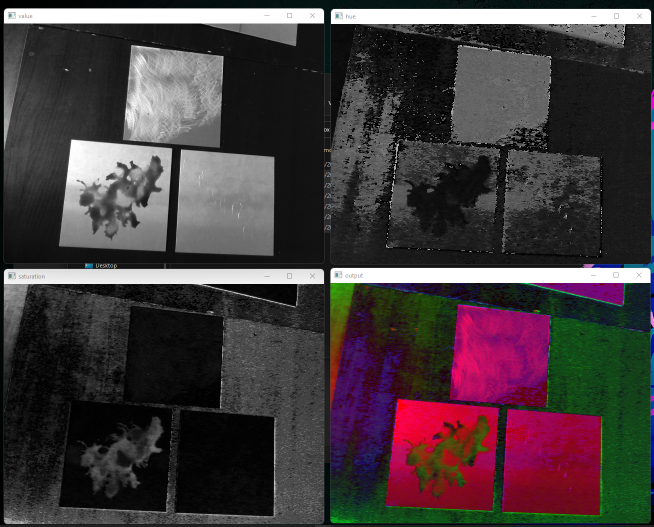
//> input picture 2022-04-19 11.40.03.png, 1307 x 1054 px, given in place of the camera (shown at 1/2 size)
$ ./edge2_1cam   (built with g++ and OpenCV 4)
//> lines starting //> are read from the running program, lines starting //| are printed output that depends on the picture; after the words box and inside, x2 and y2 are one past the last pixel; in counts of white or black regions, pixels touching at a corner belong together
#include <iostream>
#include <opencv2/highgui.hpp>
#include <opencv2/imgcodecs.hpp>
#include <opencv2/objdetect.hpp>
#include <opencv2/opencv.hpp>

using namespace std;
using namespace cv;

Mat edgeDilateKernal = getStructuringElement(MORPH_RECT, Size(5, 5));
Mat oilDilateKernal = getStructuringElement(MORPH_ELLIPSE, Size(31, 31));
Mat NoiseDilateKernal = getStructuringElement(MORPH_ELLIPSE, Size(51, 51));


int findTopLeft(vector<Point> p) {
    int min = 0;
    for (int i = 0; i < p.size(); i++) {
        if (p[i].x + p[i].y < p[min].x + p[min].y) {
            min = i;
        }
    }
    return min;
}

Mat getEdge(Mat image, int blurSize, int thresholdValue) {
    Mat imageValue, imageValueNoBlur, imageEdge;
    if (image.channels() == 3) {
        cvtColor(image, imageValue, COLOR_BGR2HSV);
        extractChannel(imageValue, imageValue, 2);
    } else {
        imageValue = image.clone();
    }
    imageValueNoBlur = imageValue.clone();
    GaussianBlur(imageValue, imageValue, Size(blurSize, blurSize), 5, 0);
    absdiff(imageValueNoBlur, imageValue, imageEdge);
    threshold(imageEdge, imageEdge, thresholdValue, 255, THRESH_BINARY);
    return imageEdge;
}

struct warpVals {
    Mat warp, invWarp, imageWarp;
    int cropAmount = 0;
    bool empty() {
        return warp.empty() || invWarp.empty() || imageWarp.empty();
    }
    void cropIn(int amount) {
        cropAmount += amount;
        Rect crop(amount, amount, imageWarp.cols - amount*2, imageWarp.cols - amount*2);
        imageWarp = imageWarp(crop);
    }
    void reverse() {
        Mat originalSize(imageWarp.rows + cropAmount*2, imageWarp.cols + cropAmount*2, imageWarp.type());
        Mat insetImage(originalSize, Rect(cropAmount, cropAmount, imageWarp.cols, imageWarp.rows));
        originalSize = Scalar(0, 0, 0);
        imageWarp.copyTo(insetImage);
        imageWarp = originalSize.clone();
        cropAmount = 0;
    }
    Mat reverse(Mat image) {
        Mat originalSize(image.rows + cropAmount*2, image.cols + cropAmount*2, image.type());
        Mat insetImage(originalSize, Rect(cropAmount, cropAmount, image.cols, image.rows));
        originalSize = Scalar(0, 0, 0);
        image.copyTo(insetImage);
        return originalSize.clone();
    }
    Mat invert(Mat bg, Mat image){
        Mat inverted;
        warpPerspective(image, inverted, invWarp, Size(bg.cols, bg.rows));
        return inverted;
    }
};

warpVals getWarp(Mat image, int size, int rotationOffset, int camNum) {
    // Mat imageEdge;
    // cvtColor(image, imageEdge, COLOR_BGR2GRAY);
    Mat imageEdge, blur;
    GaussianBlur(image, blur, Size(3, 3), 5, 0);
    Canny(blur, imageEdge, 25, 200, 3);
    dilate(imageEdge, imageEdge, edgeDilateKernal);
    imshow("imageEdge" + to_string(camNum), imageEdge);

    // ===== find contours =====
    vector<vector<Point>> contours, scratch;
    vector<Vec4i> hierarchy;
    findContours(imageEdge, contours, hierarchy, RETR_EXTERNAL,
                 CHAIN_APPROX_SIMPLE);
    vector<vector<Point>> conPoly(contours.size());
    for (int i = 0; i < contours.size(); i++)
        approxPolyDP(contours[i], conPoly[i], 30, true);

    // ===== find largest rect contour =====
    float max_area = 10000;
    int max_rect = 0;

    for (int i = 0; i < contours.size(); i++) {
        if (conPoly[i].size() == 4) {
            float area = contourArea(contours[i]);
            if (area > max_area) {
                max_area = area;
                max_rect = i;
            }
        }
    }

    Mat imageCont = image.clone();
    Mat imageWarpHSV, imageWarpRGB, imageWarpGray;

    if (max_area > 10000) {
        vector<Point> p = conPoly[max_rect];
        int tl = findTopLeft(p) + rotationOffset;
        Point2f src[4] = {p[(tl + 4) % 4], p[(tl + 3) % 4], p[(tl + 1) % 4],
                          p[(tl + 2) % 4]};
        Point2f dst[4] = {{0.0, 0.0},
                          {(float)size, 0.0},
                          {0.0, (float)size},
                          {(float)size, (float)size}};

        Mat warpMatric = getPerspectiveTransform(src, dst);
        Mat invWarpMatric = getPerspectiveTransform(dst, src);
        Mat imageWarp;
        warpPerspective(image, imageWarp, warpMatric, Size(size, size));
        return warpVals{warpMatric, invWarpMatric, imageWarp};
    }
    return warpVals{Mat(), Mat(), Mat()};
}

struct defectFeatures {
    Mat scratch, oil, hole;

    Mat getOverlay() {
        vector<Mat> channels;

        Mat scratchTemp;
        dilate(scratch, scratchTemp, oilDilateKernal);
        oil -= scratchTemp;
        dilate(oil, oil, oilDilateKernal);
        dilate(oil, oil, oilDilateKernal);

        Mat imageFinal;
        Mat imageBlank = Mat::zeros(Size(scratch.rows, scratch.cols), CV_8UC1);
        channels.push_back(oil);
        channels.push_back(hole * 0.5);
        channels.push_back(scratch + oil * 0.3 + hole * 0.5);
        merge(channels, imageFinal);
        return imageFinal;
    }

    float getScratchAmount() {
        return (float)countNonZero(scratch) / (scratch.rows * scratch.cols);
    }

    float getOilAmount() {
        return (float)countNonZero(oil) / (oil.rows * oil.cols);
    }

    float getTotalAmount() {
        Mat defect = scratch + oil;
        return (float)countNonZero(defect) / (defect.rows * defect.cols);
    }

};

defectFeatures getFeatures(Mat image) {
    Mat imageWarpHSV, imageWarpGray;
    cvtColor(image, imageWarpHSV, COLOR_BGR2HSV);
    cvtColor(image, imageWarpGray, COLOR_BGR2GRAY);

    vector<vector<Point>> scratches;
    vector<Vec4i> hierarchy;

    Mat imageScratch = getEdge(image, 5, 5);
    imshow("imageScratch", imageScratch);
    imageScratch *= 3;
    GaussianBlur(imageScratch, imageScratch, Size(15, 15), 0, 0);
    threshold(imageScratch, imageScratch, 20, 255, THRESH_BINARY);
    findContours(imageScratch, scratches, hierarchy, RETR_TREE,
                 CHAIN_APPROX_SIMPLE);
    // imshow("imageScratch", imageScratch);

    Mat imageOil;
    GaussianBlur(imageWarpGray, imageWarpGray, Size(25, 25), 0, 0);
    imageOil = getEdge(imageWarpGray, 15, 5);
    GaussianBlur(imageOil, imageOil, Size(31, 31), 0, 0);
    threshold(imageOil, imageOil, 35, 255, THRESH_BINARY);
    dilate(imageOil, imageOil, oilDilateKernal);
    imshow("imageOil", imageOil);

    Mat imageHole(image.rows, image.cols, CV_8UC1, Scalar(0));
    Mat imageV;
    extractChannel(imageWarpHSV, imageV, 2);
    rotate(imageV, imageV, ROTATE_180);
    Rect crop(280, 50, 150, 150);
    Mat holeCrop = imageV(crop);

    double min, max;
    bool p1, p2;

    crop = Rect(40, 40, 20, 20);
    Mat holeCrop1 = holeCrop(crop);
    minMaxIdx(holeCrop1, &min, &max);
    p1 = max - min > 45;

    crop = Rect(70, 68, 20, 20);
    Mat holeCrop2 = holeCrop(crop);
    minMaxIdx(holeCrop2, &min, &max);
    p2 = max - min > 45;

    if(!(p1 || p2)) {
        circle(imageHole, Point(280 + 65, 50 + 73), 30, Scalar(255), -1);
    }

    rotate(imageHole, imageHole, ROTATE_180);

    imshow("imageHole", imageHole);

    return defectFeatures{imageScratch, imageOil, imageHole};
}

void camDebug(Mat imageBGR) {
    Mat HChannel, SChannel, VChannel, imageHSV;
    cvtColor(imageBGR, imageHSV, COLOR_BGR2HSV);
    resize(imageBGR, imageBGR, Size(), 0.25, 0.25);
    resize(imageHSV, imageHSV, Size(), 0.25, 0.25);
    extractChannel(imageHSV, HChannel, 0);
    extractChannel(imageHSV, SChannel, 1);
    extractChannel(imageHSV, VChannel, 2);
    imshow("hue", HChannel);
    imshow("saturation", SChannel);
    imshow("value", VChannel);
    imshow("rgb", imageBGR);
    imshow("hsv", imageHSV);
}

Mat normalizeLight(Mat image) {
    Rect crop1(0, 0, image.cols, 5);
    Rect crop2(image.cols - 5, 0, 5, image.rows);
    Rect crop3(0, 0, 5, image.rows);
    Rect crop4(0, image.rows - 5, image.cols, 5);

    Mat imageCrop1 = image(crop1);
    Mat imageCrop2 = image(crop2);
    Mat imageCrop3 = image(crop3);
    Mat imageCrop4 = image(crop4);

    GaussianBlur(imageCrop1, imageCrop1, Size(5, 5), 0, 0);
    GaussianBlur(imageCrop2, imageCrop2, Size(5, 5), 0, 0);
    GaussianBlur(imageCrop3, imageCrop3, Size(5, 5), 0, 0);
    GaussianBlur(imageCrop4, imageCrop4, Size(5, 5), 0, 0);

    resize(imageCrop1, imageCrop1, Size(image.cols, image.rows));
    resize(imageCrop2, imageCrop2, Size(image.cols, image.rows));
    resize(imageCrop3, imageCrop3, Size(image.cols, image.rows));
    resize(imageCrop4, imageCrop4, Size(image.cols, image.rows));

    Mat comb = (imageCrop1/ 4 + imageCrop2/ 4 + imageCrop3/ 4 + imageCrop4/ 4);
    GaussianBlur(comb, comb, Size(51, 51), 0, 0);

    Mat imageTemp;
    image.convertTo(imageTemp, CV_32F);
    comb.convertTo(comb, CV_32F);

    comb *= 2;
    Scalar colorDiff = (mean(imageCrop1) + mean(imageCrop2)+ mean(imageCrop3)+ mean(imageCrop4)) / 4 - mean(comb);
    comb += colorDiff;
    comb.convertTo(comb, CV_8U);
    return comb;
}

int main(int, char**) {
    Mat camRGB1, camHSV1;
    Mat camRGB2, camHSV2;

    VideoCapture cap1(2);

    namedWindow("config", WINDOW_AUTOSIZE);

    int multiplyer = 90;
    createTrackbar("min", "config", &multiplyer, 1000);

    cap1.read(camRGB1);
//> camRGB1 is the input picture: 1054 rows x 1307 cols, CV_8UC3; mean B, G, R 60.3, 57.6, 66.8
    int warpSize = 480;
    Mat imageAverage(Size(warpSize, warpSize), CV_8UC3);
    Mat imageAverage2(Size(warpSize, warpSize), CV_8UC1);

    // [7 lines of commented-out code are left out]
    Mat gradient = imread("../../gradient.png");
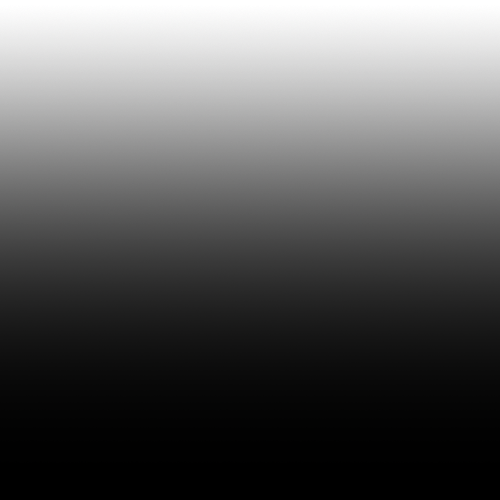
//> input picture gradient.png, 500 x 500 px
//> gradient is the input picture: 500 rows x 500 cols, CV_8UC3; mean B, G, R 90.7, 90.7, 90.7
    cvtColor(gradient, gradient, COLOR_BGR2GRAY);
//> gradient: 500 rows x 500 cols, CV_8UC1

    Mat avgLight(Size(warpSize, warpSize), CV_32FC3);
    // Mat img(warpSize, warpSize, CV_8UC3);
    // RNG rng(12345);

    double defectAmountAverage = 0;

    while (true) {
        int64 start = cv::getTickCount();

        cap1.read(camRGB1);
        warpVals warpResult = getWarp(camRGB1, warpSize, 0, 1);
//> in getWarp, `Canny(blur, imageEdge, 25, 200, 3);`:
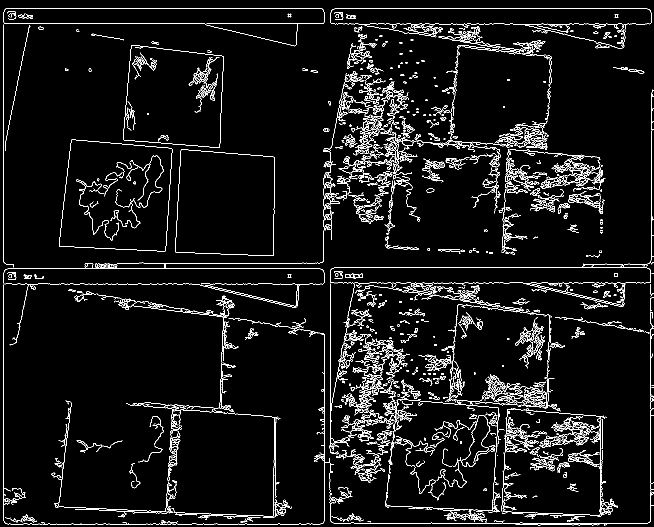
//> imageEdge: 1054 rows x 1307 cols, CV_8UC1 (shown at 1/2 size); 5.4% white in thin lines or dots
//> in getWarp, `dilate(imageEdge, imageEdge, edgeDilateKernal);`:
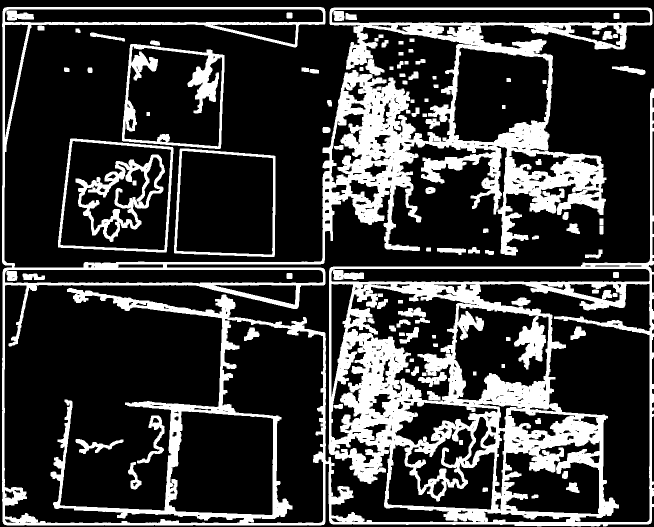
//> imageEdge: 1054 rows x 1307 cols, CV_8UC1 (shown at 1/2 size); 23.3% white; 101 white regions
//> in getWarp, `dilate(imageEdge, imageEdge, edgeDilateKernal);`: edgeDilateKernal = [[1, 1, 1, 1, 1], [1, 1, 1, 1, 1], [1, 1, 1, 1, 1], [1, 1, 1, 1, 1], [1, 1, 1, 1, 1]]
//> in getWarp, `findContours(imageEdge, contours, hierarchy, RETR_EXTERNAL, CHAIN_APPR..`: contours = 53 contours; largest, box (x1, y1, x2, y2) and area: (4, 14, 1307, 1053) 660088, (116, 277, 347, 505) 45684, (348, 297, 551, 514) 40472, (244, 88, 449, 298) 37178, (274, 831, 329, 927) 1248
//> in getWarp, `vector<vector<Point>> conPoly(contours.size());`: conPoly = 53 empty contours
//> the loop in getWarp, `for (int i = 0; i < contours.size(); i++)` made 53 passes
//> the loop in getWarp, `for (int i = 0; i < contours.size(); i++)` made 53 passes
//> (area, max_area) on passes 16 to 17: (40471.5, 40471.5), (45683.5, 45683.5)
//> area on pass 44: 37177.5
//> after the loop in getWarp, `for (int i = 0; i < contours.size(); i++)`: max_area = 45683.5; max_rect = 16
//> in getWarp, `vector<Point> p = conPoly[max_rect];`: p = 4 Points (x, y): [141, 277], [116, 494], [332, 504], [345, 294]
//> the loop in findTopLeft, `for (int i = 0; i < p.size(); i++)` made 4 passes
//> after the loop in findTopLeft, `for (int i = 0; i < p.size(); i++)`: min = 0
//> in getWarp, `Point2f src[4] = {p[(tl + 4) % 4], p[(tl + 3) % 4], p[(tl + 1) % 4], p..`: src = 4 Points (x, y): [141, 277], [345, 294], [116, 494], [332, 504]
//> in getWarp, `Mat warpMatric = getPerspectiveTransform(src, dst);`: warpMatric = [[2.34, 0.27, -404.9], [-0.201, 2.41, -639], [-0.000197, 0.000248, 1]]
//> in getWarp, `Mat invWarpMatric = getPerspectiveTransform(dst, src);`: invWarpMatric = [[0.451, -0.065, 141], [0.0574, 0.397, 277], [7.47e-05, -0.000111, 1]]

        {
            // [36 lines of commented-out code are left out]
        }

        if (!warpResult.empty()) {
            warpResult.cropIn(10);
            Mat cam1Warp = warpResult.imageWarp.clone();
            Mat comb = normalizeLight(cam1Warp);
//> in normalizeLight, `GaussianBlur(imageCrop1, imageCrop1, Size(5, 5), 0, 0);`: image: 460 rows x 460 cols, CV_8UC3; min 23, max 255, mean 150.8
//> in normalizeLight, `GaussianBlur(imageCrop2, imageCrop2, Size(5, 5), 0, 0);`: image: 460 rows x 460 cols, CV_8UC3; mean B, G, R 150.8, 150.8, 150.8
//> in normalizeLight, `GaussianBlur(imageCrop3, imageCrop3, Size(5, 5), 0, 0);`: image: 460 rows x 460 cols, CV_8UC3; mean B, G, R 150.8, 150.8, 150.8
//> in normalizeLight, `GaussianBlur(imageCrop4, imageCrop4, Size(5, 5), 0, 0);`: image: 460 rows x 460 cols, CV_8UC3; mean B, G, R 150.8, 150.8, 150.8
//> in normalizeLight, `comb *= 2;`:
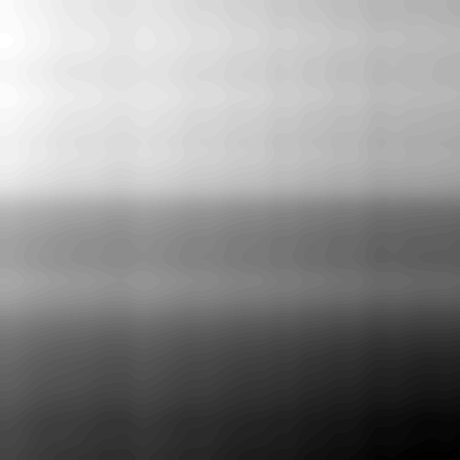
//> comb: 460 rows x 460 cols, CV_32FC3; mean B, G, R 348.2, 348.2, 348.2; drawn with min black and max white
//> in normalizeLight, `Scalar colorDiff = (mean(imageCrop1) + mean(imageCrop2)+ mean(imageCro..`: colorDiff = Scalar(-174.1, -174.1, -174.1)
            cam1Warp.convertTo(cam1Warp, CV_32FC3);
            comb.convertTo(comb, CV_32FC3);
//> comb: 460 rows x 460 cols, CV_32FC3

            if(avgLight.rows != comb.rows)
                avgLight = comb.clone();

            avgLight = avgLight * 0.95 + comb * 0.05;
//> avgLight: 460 rows x 460 cols, CV_32FC3; mean B, G, R 174.2, 174.2, 174.2

            Mat refDiff = (cam1Warp - avgLight) * ((double)multiplyer / 100) + 128;
            refDiff.convertTo(refDiff, CV_8UC3);
//> refDiff: 460 rows x 460 cols, CV_8UC3
            Mat refDiffV;
            cvtColor(refDiff, refDiffV, COLOR_BGR2HSV);
//> refDiffV: 460 rows x 460 cols, CV_8UC3; mean H, S, V 0, 0, 107
            extractChannel(refDiffV, refDiffV, 2);
//> refDiffV: 460 rows x 460 cols, CV_8UC1
            imshow("refDiff", refDiffV);

            defectFeatures result = getFeatures(refDiff);
//> in getEdge, `threshold(imageEdge, imageEdge, thresholdValue, 255, THRESH_BINARY);`: imageEdge: 460 rows x 460 cols, CV_8UC1; 2.1% white in thin lines or dots, all inside (x1, y1, x2, y2) = (35, 16, 443, 431)
//> in getFeatures, `threshold(imageScratch, imageScratch, 20, 255, THRESH_BINARY);`:
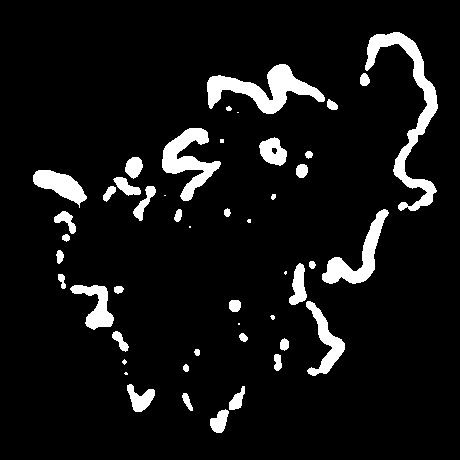
//> imageScratch: 460 rows x 460 cols, CV_8UC1; 7.7% white; 48 white regions (10 under 20 px)
//> in getFeatures, `findContours(imageScratch, scratches, hierarchy, RETR_TREE, CHAIN_APPR..`: scratches = 49 contours, 12 with area under 20; largest, box (x1, y1, x2, y2) and area: (365, 32, 438, 211) 2607, (207, 64, 325, 114) 2238, (162, 128, 221, 201) 1640, (322, 209, 389, 284) 1403, (33, 170, 87, 208) 938
//> in getEdge (call 2), `threshold(imageEdge, imageEdge, thresholdValue, 255, THRESH_BINARY);`: imageEdge: 460 rows x 460 cols, CV_8UC1; 5.8% white; 125 white regions (49 under 20 px), largest, box (x1, y1, x2, y2) and area: (212, 81, 279, 120) 773, (272, 70, 313, 109) 653, (168, 133, 210, 168) 640
//> in getFeatures, `threshold(imageOil, imageOil, 35, 255, THRESH_BINARY);`: imageOil: 460 rows x 460 cols, CV_8UC1; 13.6% white; 22 white regions, largest, box (x1, y1, x2, y2) and area: (281, 140, 434, 374) 7589, (201, 64, 318, 129) 4806, (158, 123, 223, 217) 3484
//> in getFeatures, `dilate(imageOil, imageOil, oilDilateKernal);`: imageOil: 460 rows x 460 cols, CV_8UC1; 38.5% white; 5 white regions, box (x1, y1, x2, y2) and area: (19, 49, 333, 424) 43027, (248, 12, 457, 389) 30354, (161, 329, 239, 440) 4919, (207, 279, 256, 325) 1767, (329, 151, 369, 193) 1300
//> in getFeatures, `dilate(imageOil, imageOil, oilDilateKernal);`: oilDilateKernal: 31 rows x 31 cols, CV_8UC1; values 0 (black) and 1 (white), 75.9% white; 4 black regions, box (x1, y1, x2, y2) and area: (0, 0, 15, 12) 58, (16, 0, 31, 12) 58, (0, 19, 15, 31) 58, (16, 19, 31, 31) 58
//> in getFeatures, `minMaxIdx(holeCrop1, &min, &max);`: min = 47; max = 135
//> in getFeatures, `p1 = max - min > 45;`: p1 = true
//> in getFeatures, `Mat holeCrop2 = holeCrop(crop);`:
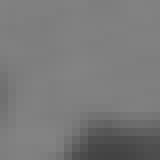
//> holeCrop2: 20 rows x 20 cols, CV_8UC1 (shown 8 times larger); min 67, max 131, mean 121.3
//> in getFeatures, `minMaxIdx(holeCrop2, &min, &max);`: min = 67; max = 131
//> in getFeatures, `p2 = max - min > 45;`: p2 = true

            Mat feature = result.getOverlay();
//> in getOverlay, `dilate(scratch, scratchTemp, oilDilateKernal);`:
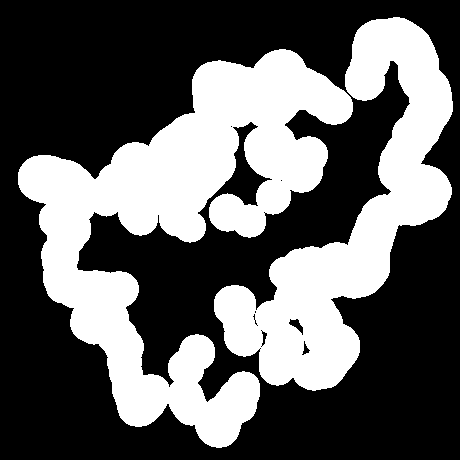
//> scratchTemp: 460 rows x 460 cols, CV_8UC1; 37.5% white; 2 white regions, box (x1, y1, x2, y2) and area: (18, 49, 353, 448) 48931, (214, 17, 453, 391) 30329
            imshow("features", feature);
            feature = warpResult.reverse(feature);

            imageAverage = imageAverage * 0.8 + feature * 0.2;
            imshow("featuresComb", imageAverage);

            float defectAmount = result.getTotalAmount() * 100;
//> defectAmount = 67.51
            defectAmountAverage = defectAmountAverage * 0.9 + defectAmount * 0.1;
//> defectAmountAverage = 6.75

            Mat imageOverlay;
            if(defectAmountAverage > 0.05) {
                imageOverlay = warpResult.invert(camRGB1, imageAverage);
//> in invert, `warpPerspective(image, inverted, invWarp, Size(bg.cols, bg.rows));`: invWarp has the same summary as invWarpMatric in getWarp
                putText(imageOverlay, "Defect: " + to_string(defectAmountAverage) + "%", Point(10, 30), FONT_HERSHEY_SIMPLEX, 1, Scalar(255, 255, 255));
            }else{
                Mat greenOverlay(imageAverage.rows, imageAverage.cols, CV_8UC3, Scalar(0, 100, 0));
                imageOverlay = warpResult.invert(camRGB1, greenOverlay + imageAverage);
            }

            Mat output = imageOverlay * 0.9 + camRGB1 * 0.8;
            resize(output, output, Size(), 2, 2);
            imshow("imageOverlay", output);

        }else{
            Mat output = camRGB1.clone();
            resize(output, output, Size(), 2, 2);
            imshow("imageOverlay", output);
        }

        if (waitKey(1) >= 0) {
//> the Esc key is pressed
            break;
        }

        double fps = cv::getTickFrequency() / (cv::getTickCount() - start);
        std::cout << "FPS : " << fps << std::endl;
    }
//> after the loop, defectAmountAverage = 6.75
    return 0;
}
